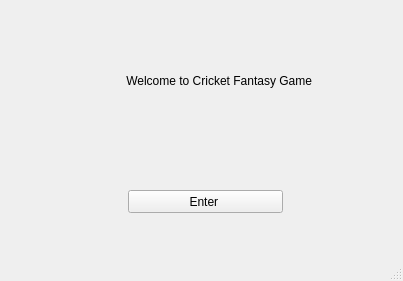
<?xml version="1.0" encoding="UTF-8"?>
<ui version="4.0">
 <class>FirstWindow</class>
 <widget class="QMainWindow" name="FirstWindow">
  <property name="geometry">
   <rect>
    <x>0</x>
    <y>0</y>
    <width>403</width>
    <height>281</height>
   </rect>
  </property>
  <property name="windowTitle">
   <string>MainWindow</string>
  </property>
  <widget class="QWidget" name="centralwidget">
   <widget class="QSplitter" name="splitter">
    <property name="geometry">
     <rect>
      <x>128</x>
      <y>190</y>
      <width>155</width>
      <height>23</height>
     </rect>
    </property>
    <property name="orientation">
     <enum>Qt::Horizontal</enum>
    </property>
    <widget class="QPushButton" name="b1">
     <property name="text">
      <string>Enter </string>
     </property>
    </widget>
   </widget>
   <widget class="QWidget" name="layoutWidget">
    <property name="geometry">
     <rect>
      <x>50</x>
      <y>70</y>
      <width>326</width>
      <height>22</height>
     </rect>
    </property>
    <layout class="QHBoxLayout" name="horizontalLayout">
     <item>
      <spacer name="horizontalSpacer">
       <property name="orientation">
        <enum>Qt::Horizontal</enum>
       </property>
       <property name="sizeHint" stdset="0">
        <size>
         <width>68</width>
         <height>20</height>
        </size>
       </property>
      </spacer>
     </item>
     <item>
      <widget class="QLabel" name="label">
       <property name="text">
        <string>    Welcome to Cricket Fantasy Game</string>
       </property>
      </widget>
     </item>
     <item>
      <spacer name="horizontalSpacer_2">
       <property name="orientation">
        <enum>Qt::Horizontal</enum>
       </property>
       <property name="sizeHint" stdset="0">
        <size>
         <width>68</width>
         <height>20</height>
        </size>
       </property>
      </spacer>
     </item>
    </layout>
   </widget>
  </widget>
  <widget class="QMenuBar" name="menubar">
   <property name="geometry">
    <rect>
     <x>0</x>
     <y>0</y>
     <width>403</width>
     <height>21</height>
    </rect>
   </property>
  </widget>
  <widget class="QStatusBar" name="statusbar"/>
 </widget>
 <resources/>
 <connections/>
</ui>
